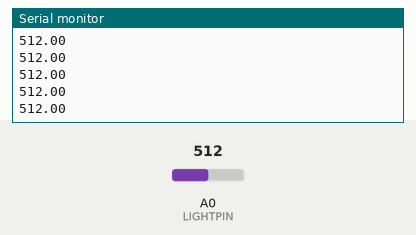
Recording of a sketch running on a simulated Arduino Uno, built with avr-gcc and run on an emulated ATmega328P. Shown: the last lines printed to the serial monitor. The inputs (shaded band) are chosen by the test bench; at power-on: A0 (LIGHTPIN) = 512.

Above: at 1.2 s.
1.3 s: A0 (LIGHTPIN) set to 716
At 1.31 s:
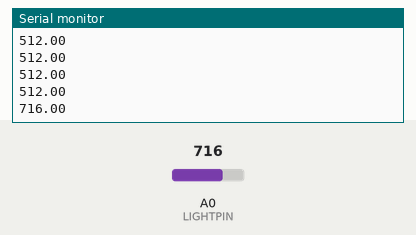
2.8 s: A0 (LIGHTPIN) set to 900
At 2.82 s:
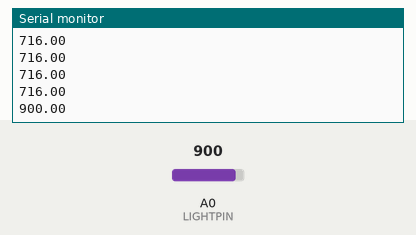
Timing chart, 0 to 5.8 s (numbered marks = the images above; inputs shaded):
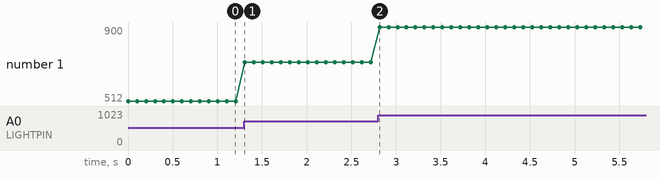

Measured:
- after the input at 1.3 s, the serial monitor: prints a new line at once (image 1)
- after the input at 2.8 s, the serial monitor: prints a new line at once (image 2)
- plotted number 1: 512 → 716 after the input at 1.3 s, 716 → 900 after the input at 2.8 s

The sketch:

temt6000.ino
```cpp
enum {
  LIGHTPIN = A0
};

void setup() {
  // if no connection read back a large value
  pinMode(LIGHTPIN, INPUT_PULLUP);
  Serial.begin(9600);
}

void loop() {
  // sensitive to light, more lux means the value will be larger
  float val = analogRead(LIGHTPIN);
  Serial.println(val);
  delay(100);
}
```
